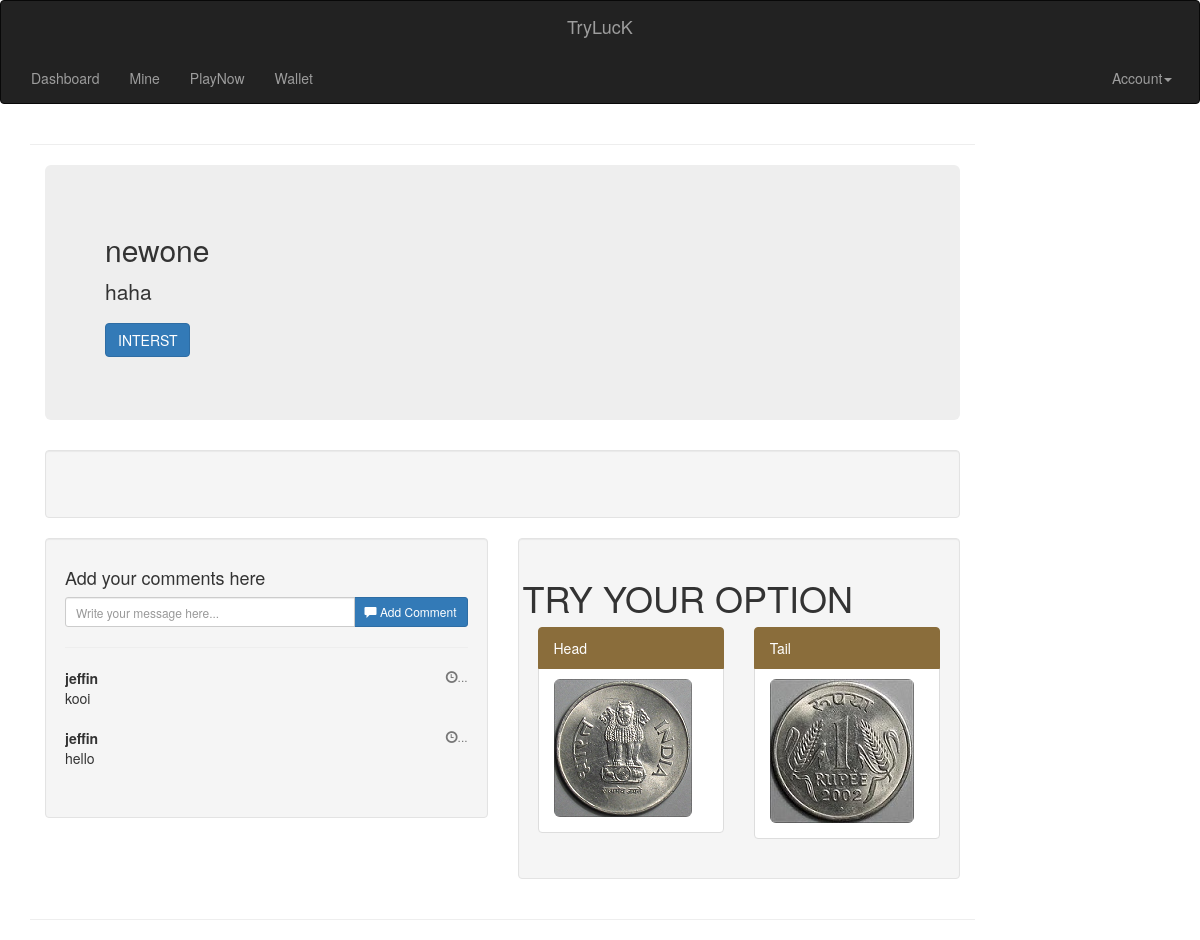
Screenshot of /lucks/view/3/ (signed in) with the database file from the repository.
### lucks/models.py (models this page shows, shortened)
class Luck(models.Model):
    id = models.AutoField(primary_key=True)
    name = models.CharField(max_length=50,unique=True)
    content = models.CharField(max_length=5000)
    head=models.CharField(max_length=50)
    tails=models.CharField(max_length=50)
    search = models.ForeignKey(Search)
    duration = models.DateTimeField()
    amount = models.IntegerField(default=0)
    user = models.ForeignKey(User)
    status=models.CharField(max_length=50,default='open')
    created_at = models.DateTimeField(auto_now_add=True)
    updated_at = models.DateTimeField(auto_now=True)

class Comment(models.Model):
    id = models.AutoField(primary_key=True)
    comment = models.CharField(max_length=5000)
    user = models.ForeignKey(User)
    status=models.CharField(max_length=50,default='active')
    luck = models.ForeignKey(Luck)
    created_at = models.DateTimeField(auto_now_add=True)
    updated_at = models.DateTimeField(auto_now=True)

### lucks/views.py (the view)
# urls.py: url(r'view/(?P<l_id>[0-9]+)/$', views.lucks_view),
@login_required(login_url='/login/')
def lucks_view(request,l_id):
    l = models.Luck.objects.get(pk=l_id)
    comments = models.Comment.objects.filter(luck=l).order_by('-id')[:5]
    h_count = models.Like.objects.filter(luck=l,user=request.user,option='head').count()
    t_count = models.Like.objects.filter(luck=l,user=request.user,option='tail').count()
    d = int((l.duration.replace(tzinfo=None) - datetime.datetime.now()).total_seconds())
    print d
    if d > 0:
        count_down = d
    else:
        count_down = 0
    return render(request, "lucks/view.html", {'luck':l,'comments':comments,'h_count':h_count,'t_count':t_count,'countdown':count_down})

### templates/lucks/view.html (shortened to what this page needs)
{% extends "dashboard/base.html" %}
{% block content %}
{% load static %}
<link rel="stylesheet" href="https://cdnjs.cloudflare.com/ajax/libs/flipclock/0.7.8/flipclock.css">
<div class="container-fluid">
	<div class="row">
		<div class="col-md-12">
			<div class="jumbotron">
				<div class="row">
					<div class="col-md-6">
				<h2>
					{{luck.name}}
				</h2>
				<p>
					{{luck.content}}
				</p>
				<p>
					<button type="button"   class="btn btn-primary btn-large" data-toggle="modal" data-target="#myModal">INTERST</button>
				</p>
			</div>
		</div>
	</div>
	<div class="well">
		<div class="row">
			<div class="col-md-12">
			</div>
		</div>
		</div>
		</div>
	</div>
	<div class="row">
		<div class="col-md-12">
			<div class="row">
				<div class="col-md-6">
					<div class="well">
        <h4>Add your comments here</h4>
    <div class="input-group">
        <input type="text" id="comment-text" class="form-control input-sm chat-input" placeholder="Write your message here..." name="comment" required/>
	    <span class="input-group-btn">
            <button onclick="addcomment()" id = "addbutton" class="btn btn-primary btn-sm"><span class="glyphicon glyphicon-comment"></span> Add Comment</button>
        </span>
    </div>
    <hr data-brackets-id="comments">
    <ul data-brackets-id="comments" id="comments" class="list-unstyled ui-sortable">
			{% for c in comments %}
        <strong class="pull-left primary-font">{{c.user}}</strong>
        <small class="pull-right text-muted">
           <span class="glyphicon glyphicon-time"></span>...</small>
        <li class="ui-state-default">{{c.comment}}</li>
				{% endfor %}
    </ul>
    </div>
				</div>
				<div class="col-md-6">
					<div class="well">
					<div class="row">
						<h1>TRY YOUR OPTION</h1>
						<div class="col-md-6">
							<div class="list-group">
								<a href="/lucks/like/{{luck.id}}/?v=head" onclick="return confirm('Are you sure?');" class="list-group-item list-group-item-action active justify-content-between list-group-item-warning">Head </a>
								<div class="list-group-item">
									<h4 class="list-group-item-heading">
										<img src="{% static "img/INR_1_One_Rupee_Coin_Head.jpg" %}" class="img-rounded" alt="Cinque Terre">
									</h4>
								</div>
							</div>
						</div>
            <div class="col-md-6">
							<div class="list-group">
								<a href="/lucks/like/{{luck.id}}/?v=tail" onclick="return confirm('Are you sure?');" class="list-group-item list-group-item-action active justify-content-between list-group-item-warning">Tail </a>
								<div class="list-group-item">
									<h4 class="list-group-item-heading">
										<img src="{% static "img/INR_1_One_Rupee_Coin_Tail.jpg" %}" class="img-rounded" alt="Cinque Terre">
									</h4>
								</div>
							</div>
						</div>
					</div>
				</div>
			</div>
			</div>
		</div>
	</div>
</div>
{% endblock %}

### rows the page displays
Luck: name "newone", content "haha"
Comment: user "jeffin", comment "kooi"
Comment: user "jeffin", comment "hello"
